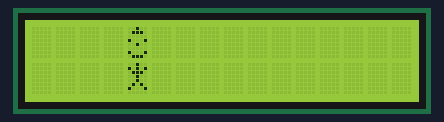
Bench run of a sketch on a simulated Arduino Uno, built with avr-gcc and run on an emulated ATmega328P. Parts: 16×2 character LCD.

Above: at 0.1 s.
At 1.3 s:
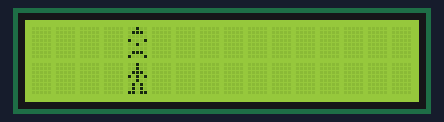
At 2.27 s:
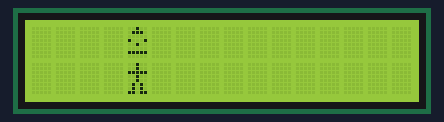

Measured:
- by itself, everything shown: repeats every 2.4 s, in 4 steps
- what the display in image 1 shows lasts 0.8 s, from 1.3 s to 2.1 s
- what the display in image 2 shows lasts 0.4 s, from 2.1 s to 2.5 s

The sketch:

stick_figure_animated_highres.ino
```cpp
/*
   LCD RS pin to digital pin 12
   LCD Enable pin to digital pin 11
   LCD D4 pin to digital pin 5
   LCD D5 pin to digital pin 4
   LCD D6 pin to digital pin 3
   LCD D7 pin to digital pin 2
   LCD R/W pin to ground
*/
#include <LiquidCrystal.h>

long DELAY = 400;

LiquidCrystal lcd(12, 11, 5, 4, 3, 2);

byte smiley[8] = {
  B00100,
  B01110,
  B00000,
  B10001,
  B00100,
  B00000,
  B10001,
  B01110
};

byte sadley[8] = {
  B00100,
  B01110,
  B00000,
  B10001,
  B00100,
  B00000,
  B01110,
  B10001
};


byte normaley[8] = {
  B00100,
  B01110,
  B00000,
  B10001,
  B00100,
  B00000,
  B11111,
  B00000
};

byte handsDown[8] = {
  B00100,
  B00100,
  B01110,
  B10101,
  B00100,
  B01010,
  B01010,
  B11011
};


byte handsMiddle[8] = {
  B00100,
  B00100,
  B11111,
  B00100,
  B00100,
  B01010,
  B01010,
  B11011
};

byte handsUp[8] = {
  B00100,
  B10101,
  B01110,
  B00100,
  B00100,
  B01010,
  B10001,
  B00000
};

void setup() {
  lcd.createChar(0, smiley);
  lcd.createChar(1, sadley);
  lcd.createChar(2, handsUp);
  lcd.createChar(3, handsDown);
  lcd.createChar(4, handsMiddle);
  lcd.createChar(5, normaley);
  lcd.begin(16, 2);

}

void loop() {
  top();
  middle();
  bottom();
  middle();
}

void top() {
  lcd.setCursor(4, 0);
  lcd.write(byte(0));
  lcd.setCursor(4, 1);
  lcd.write(byte(2));
  delay(DELAY * 2);
}

void middle() {
  lcd.setCursor(4, 0);
  lcd.write(byte(5));
  lcd.setCursor(4, 1);
  lcd.write(byte(4));
  delay(DELAY);
}
void bottom() {
  lcd.setCursor(4, 0);
  lcd.write(byte(1));
  lcd.setCursor(4, 1);
  lcd.write(byte(3));
  delay(DELAY * 2);
}
```
